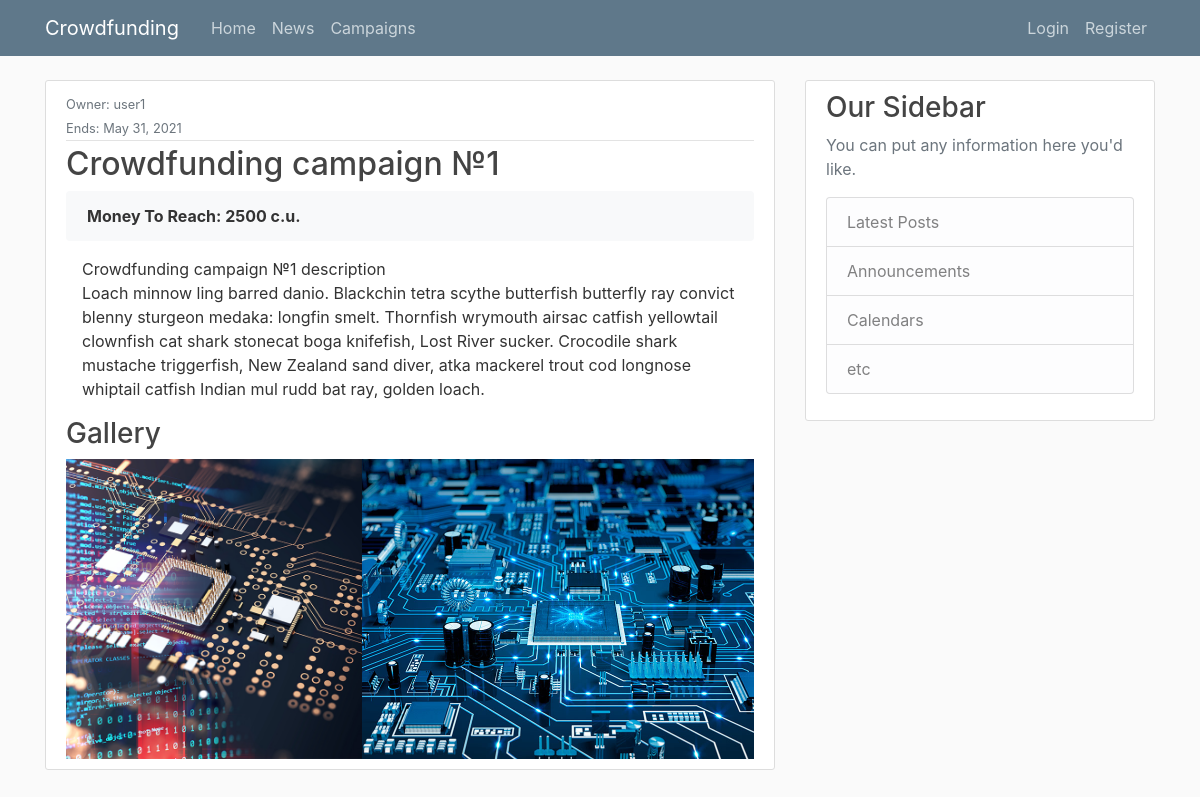
Page /campaigns/ on the earlier database version.
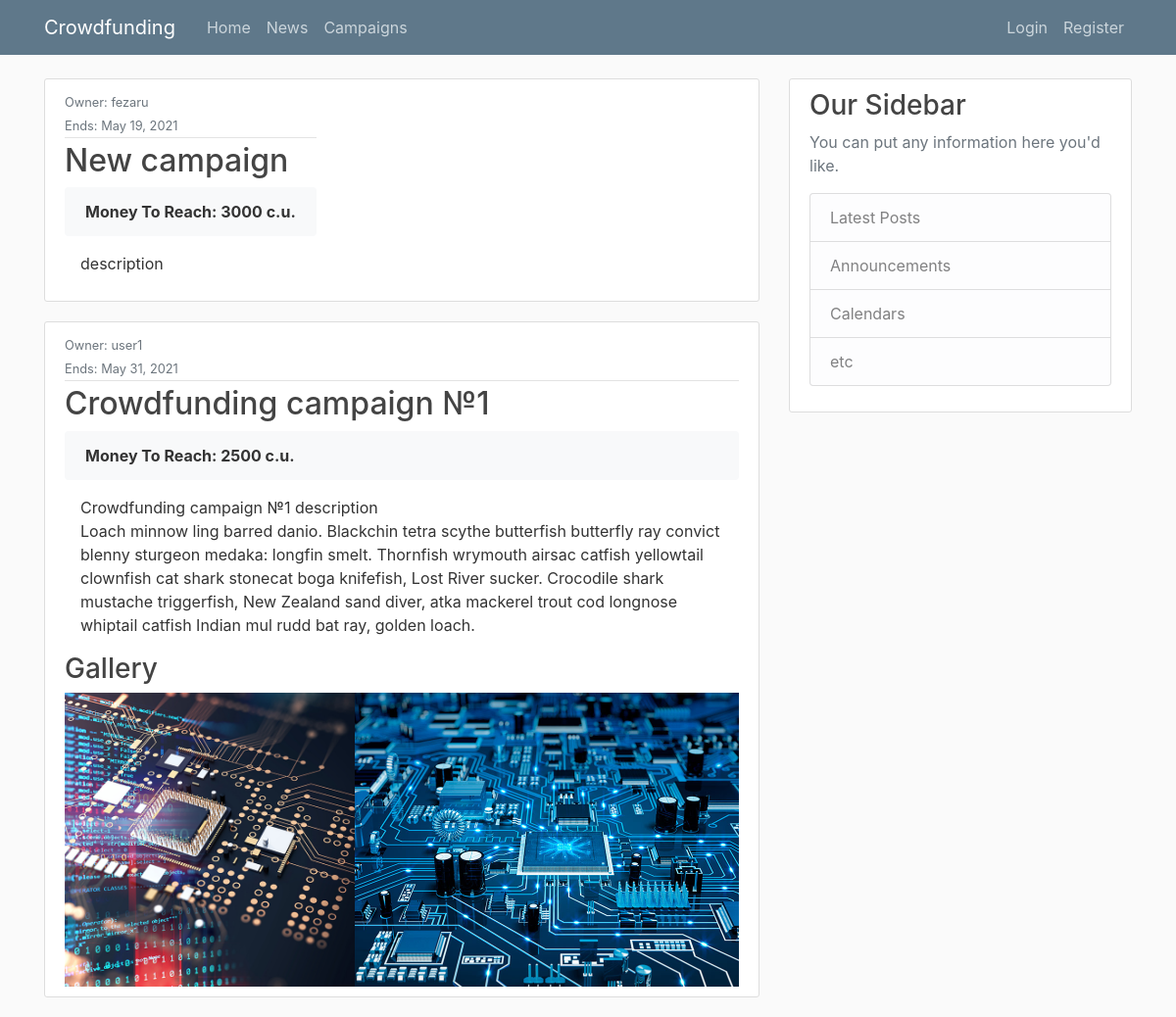
Same page on the later database version.
### campaigns/models.py (models this page shows, shortened)
class Campaign(models.Model):
    name = models.CharField(max_length=255)
    description = models.TextField()
    theme = models.CharField(max_length=255, choices=CAMPAIGN_THEME_CHOICES, default='all')
    tags = models.CharField(max_length=255)
    video_URL = models.CharField(max_length=255)
    target_money = models.IntegerField()
    created_date = models.DateTimeField(default=timezone.now)
    end_date = models.DateTimeField(default=timezone.now)
    owner = models.ForeignKey(User, on_delete=models.CASCADE)

class Image(models.Model):
    image = models.ImageField(upload_to=upload_gallery_image)
    campaign = models.ForeignKey(Campaign, on_delete=models.CASCADE, related_name="images")

### campaigns/views.py (the view)
# urls.py: path('campaigns/', CampaignsListView.as_view(), name='campaigns-list'),
class CampaignsListView(ListView):
    model = Campaign
    template_name = 'campaigns/campaigns_list.html'
    context_object_name = 'campaigns'
    ordering = ['-created_date']
    paginate_by = 5

### campaigns/templates/campaigns/campaigns_list.html (shortened to what this page needs)
{% extends "campaigns/base.html" %}
{% block content %}
    {% for item in campaigns %}
        <article style="flex-direction: column;" class="media content-section">
            <div class="media-body">
              <div>
                <small class="text-muted">Owner: {{ item.owner }}</small>
              </div>
              <div class="article-metadata">
                <small class="text-muted">Ends: {{ item.end_date|date:"F d, Y" }}</small>
              </div>
              <h2><a class="article-title" href="{% url 'campaigns-detail' item.id %}">{{ item.name }}</a></h2>
              <p class="alert bg-light font-weight-bold">Money To Reach: {{ item.target_money }} c.u.</p>
              <p class="article-content px-3">{{ item.description }}</p>
            </div>
            {% if item.images.all %}
              <div class="container">
                  <div class="row">
                      <div class="col">
                          <h3>Gallery</h3>
                          <section class="photo_gallery">
                                {% for gallery_image in item.images.all %}
                                  {% if forloop.counter0 < 2 %}
                                    <a href="{{ gallery_image.image.url }}"><img src="{{ gallery_image.image.url }}" alt=""
                                                                                 title=""/></a>
                                  {% else %}
                                    <a class="ghost" href="{{ gallery_image.image.url }}"><img
                                                     src="{{ gallery_image.image.url }}" alt=""
                                                     title=""/></a>
                                  {% endif %}
                                {% endfor %}
                          </section>
                      </div>
                  </div>
              </div>
            {% endif %}
        </article>
    {% endfor %}
{% endblock content %}

### campaigns/templates/campaigns/base.html (shortened to what this page needs)
{% load static %}
<!DOCTYPE html>
<html>
<head>
    <link rel="stylesheet" href="https://stackpath.bootstrapcdn.com/bootstrap/4.3.1/css/bootstrap.min.css"
>
    <link rel="stylesheet" type="text/css" href="{% static 'campaigns/main.css' %}">
    <link rel="stylesheet" href="https://cdnjs.cloudflare.com/ajax/libs/simplelightbox/2.7.0/simple-lightbox.css"
/>
</head>
<body>
<header class="site-header">
    <nav class="navbar navbar-expand-md navbar-dark bg-steel fixed-top">
        <div class="container">
            <a class="navbar-brand mr-4" href="{% url 'campaigns-home' %}">Crowdfunding</a>
            <div class="collapse navbar-collapse" id="navbarToggle">
                <div class="navbar-nav mr-auto">
                    <a class="nav-item nav-link" href="{% url 'campaigns-home' %}">Home</a>
                    <a class="nav-item nav-link" href="{% url 'campaigns-home' %}">News</a>
                    <a class="nav-item nav-link" href="{% url 'campaigns-list' %}">Campaigns</a>
                </div>
                <div class="navbar-nav">
                    {% if user.is_authenticated %}
                    <a class="nav-item nav-link" href="{% url 'campaigns-create' %}">New Campaign</a>
                    <a class="nav-item nav-link" href="{% url 'profile' %}">Profile</a>
                    <a class="nav-item nav-link" href="{% url 'logout' %}">Logout</a>
                    {% else %}
                    <a class="nav-item nav-link" href="{% url 'login' %}">Login</a>
                    <a class="nav-item nav-link" href="{% url 'register' %}">Register</a>
                    {% endif %}
                </div>
            </div>
        </div>
    </nav>
</header>
<main role="main" class="container">
    <div class="row">
        <div class="col-md-8">
            {% block content %}{% endblock content%}
        </div>
        <div class="col-md-4">
            <div class="content-section">
                <h3>Our Sidebar</h3>
                <p class='text-muted'>You can put any information here you'd like.
                <ul class="list-group">
                    <li class="list-group-item list-group-item-light">Latest Posts</li>
                    <li class="list-group-item list-group-item-light">Announcements</li>
                    <li class="list-group-item list-group-item-light">Calendars</li>
                    <li class="list-group-item list-group-item-light">etc</li>
                </ul>
                </p>
            </div>
        </div>
    </div>
</main>
</body>
</html>

### campaigns/static/campaigns/main.css (style rules this page uses)
body { background: #fafafa; color: #333333; margin-top: 5rem; }
h1, h2, h3, h4, h5, h6 { color: #444444; }
ul { margin: 0; }
.bg-steel { background-color: #5f788a; }
.site-header .navbar-nav .nav-link { color: #cbd5db; }
.content-section { background: #ffffff; padding: 10px 20px; border: 1px solid #dddddd; border-radius: 3px; margin-bottom: 20px; }
.article-title { color: #444444; }
.article-content { white-space: pre-line; }
.article-metadata { padding-bottom: 1px; margin-bottom: 4px; border-bottom: 1px solid #e3e3e3; }
.photo_gallery { display: flex; }
.photo_gallery a { display: inline-block; height: 300px; }
.photo_gallery img { object-position: center; object-fit: cover; height: 100%; width: 100% !important; }
article .container { padding: 0; }

Differences in the rows shown:
added Campaign: owner "fezaru", end_date "May 19, 2021", name "New campaign", target_money "3000", description "description"
